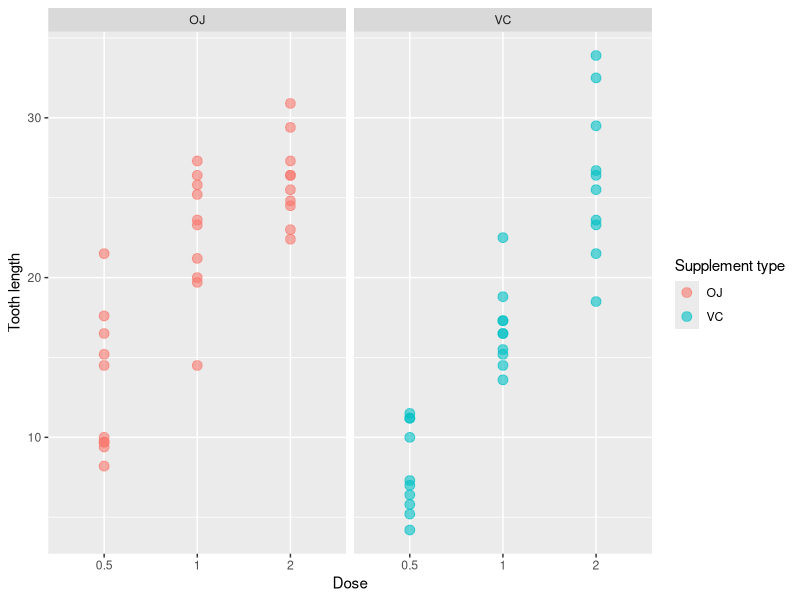

This chart was generated by the following R code:
## ---- chunk 1
library(datasets)
library(ggplot2)
## ---- chunk 2
data(ToothGrowth)
head(ToothGrowth)
## ---- chunk 3
str(ToothGrowth)
## ---- chunk 4
summary(ToothGrowth)
## ---- chunk 5
ggplot(data=ToothGrowth, aes(x=as.factor(dose), y=len, color=supp)) +
  geom_point(size=3, alpha=0.6) +
  facet_grid(. ~ supp) +
  xlab("Dose") +
  ylab("Tooth length") +
  guides(color=guide_legend(title="Supplement type"))
## ---- chunk 6
fit <- lm(len ~ dose + supp, data=ToothGrowth)
summary(fit)
## ---- chunk 7
dose.0.5 = ToothGrowth$len[ToothGrowth$dose == 0.5]
dose.1 = ToothGrowth$len[ToothGrowth$dose == 1]
dose.2 = ToothGrowth$len[ToothGrowth$dose == 2]
## ---- chunk 8
t.test(dose.1, dose.0.5, paired=FALSE, var.equal=TRUE)
t.test(dose.2, dose.1, paired=FALSE, var.equal=TRUE)
## ---- chunk 9
oj.group = ToothGrowth$len[ToothGrowth$supp=="OJ"]
vc.group = ToothGrowth$len[ToothGrowth$supp=="VC"]
## ---- chunk 10
t.test(oj.group, vc.group, paired=FALSE, var.equal=FALSE)
